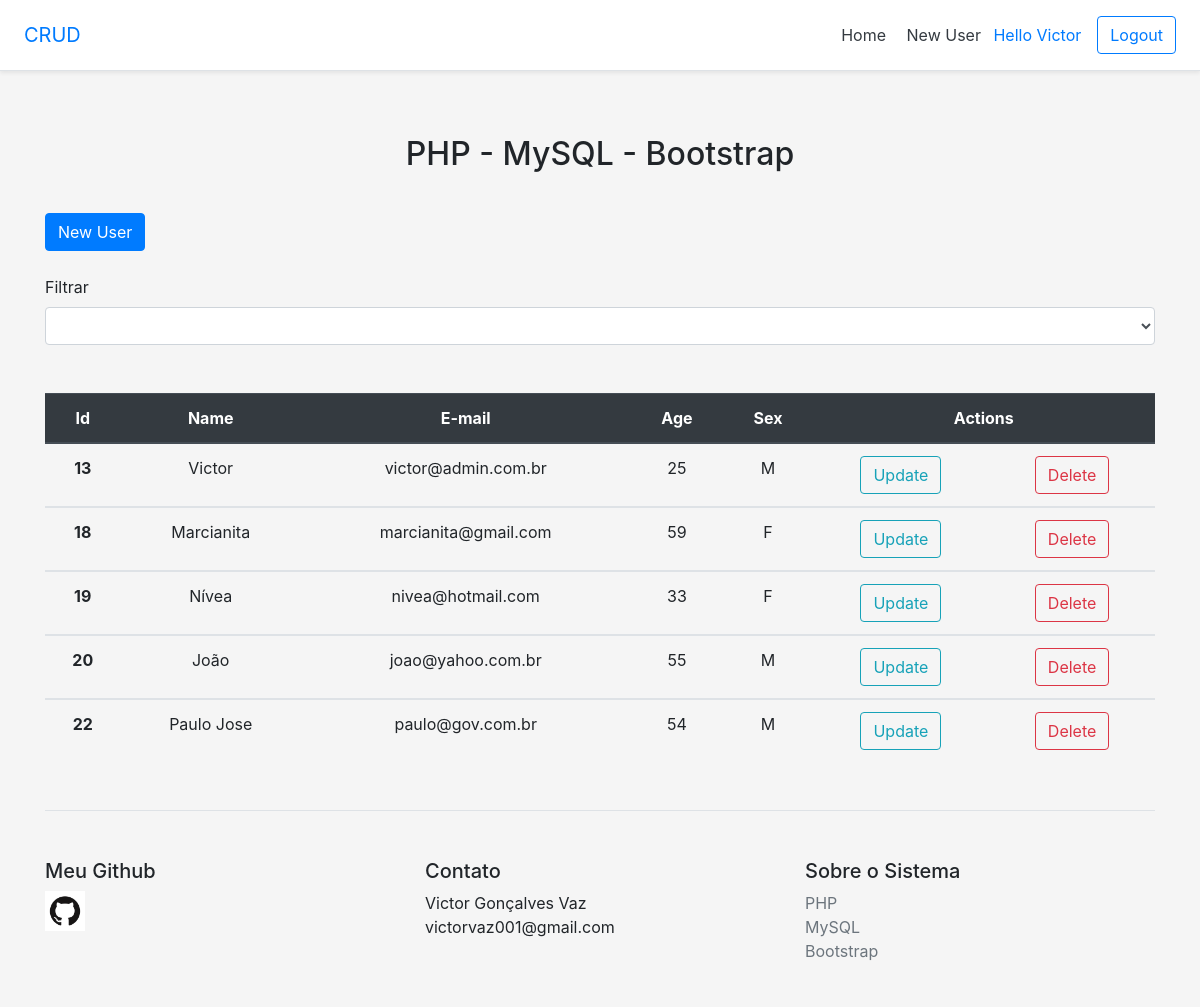
/index.php (signed in), run on the app's committed database.
### tables this page shows
CREATE TABLE `aluno` (
  `id` int NOT NULL AUTO_INCREMENT,
  `nome` varchar(50) DEFAULT NULL,
  `email` varchar(50) DEFAULT NULL,
  `idade` int DEFAULT NULL,
  `sexo` char(1) DEFAULT NULL,
  `senha` varchar(32) DEFAULT NULL,
  PRIMARY KEY (`id`)
);

### index.php (the view, shortened to what this page needs)
<?php
require 'config.php'
?>
<!DOCTYPE html>
<html>
<head>
	<link rel="stylesheet" href="https://stackpath.bootstrapcdn.com/bootstrap/4.5.2/css/bootstrap.min.css">
</head>
<body style="background-color: #f5f5f5;">
	 <div class="d-flex flex-column flex-md-row align-items-center p-3 px-md-4 mb-3 bg-white border-bottom shadow-sm">
	<h5 class="my-0 mr-md-auto font-weight-normal"><a href="index.php"
		style="text-decoration: none;">CRUD</h5></a>
  <nav class="my-2 my-md-0 mr-md-3">
    <a class="p-2 text-dark" href="index.php">Home</a>
    <a class="p-2 text-dark" href="adduser.php">New User</a>
    <?php
      if(isset($_SESSION["id"]) && !empty($_SESSION["id"])){
          $nome = $_SESSION["nome"];
          echo '<a href="index.php"> Hello '.$nome.'</a>';
      } else {
        header("Location: login.php");
      }
    ?>
  </nav>
 <a class="btn btn-outline-primary" href="logout.php">Logout</a>
</div>
<div class="pricing-header px-3 py-3 pt-md-5 pb-md-4 mx-auto text-center">
  <h2 class="display-5">PHP - MySQL - Bootstrap</h2>
</div>
<div class="container">
   <a href="adduser.php" class="btn btn-primary">New User</a><br/><br/>
   <form method="GET">
    <label for="exampleFormControlSelect1">Filtrar</label>
    <select class="form-control " id="exampleFormControlSelect1">
      <option></option>
      <option>For name</option>
    </select>
   </form>
<br/><br/>
 <table class="table" style="text-align: center;">
  <thead class="thead-dark">
    <tr>
      <th scope="col">Id</th>
      <th scope="col">Name</th>
      <th scope="col">E-mail</th>
      <th scope="col">Age</th>
      <th scope="col">Sex</th>
      <th scope="col" colspan="2">Actions</th>
    </tr>
  </thead>
  <?php
      $sql = "SELECT * FROM aluno";
      $sql = $pdo->query($sql);
    if($sql->rowCount()> 0){
      foreach($sql->fetchAll() as $usuario):
  ?>
  <tbody>
    <tr>
      <th scope="row"><?php echo $usuario["id"]; ?></th>
      <td><?php echo $usuario["nome"]; ?></td>
      <td><?php echo $usuario["email"]; ?></td>
      <td><?php echo $usuario["idade"]; ?></td>
      <td><?php echo $usuario["sexo"]; ?></td>
      <td><?php echo '<a href="updateuser.php?id='.$usuario["id"].'" class="btn btn-outline-info">Update</a>'?></td>
      <td><?php echo '<a href="deleteuser.php?id='.$usuario["id"].'" class="btn btn-outline-danger">Delete</a>'?></td>
    </tr>
  </tbody>
  <?php
    endforeach;
  }
  ?>
</table>
<footer class="pt-4 my-md-5 pt-md-5 border-top">
    <div class="row">
      <div class="col-6 col-md">
      	<h5>Meu Github</h5>
        <a href="https://github.com/victorvaz001/ProjetosPHP" target="_blank"><img class="mb-2" src="GitHub-Mark.png" alt="" width="40" height="40"></a>
      </div>
      <div class="col-6 col-md">
        <h5>Contato</h5>
        <ul class="list-unstyled text-small">
          <li><p>Victor Gonçalves Vaz<br/>victorvaz001@gmail.com</p></li>
        </ul>
      </div>
      <div class="col-6 col-md">
        <h5>Sobre o Sistema</h5>
        <ul class="list-unstyled text-small">
          <li><a class="text-muted" href="https://www.php.net/" target="_blank">PHP</a></li>
          <li><a class="text-muted" href="https://www.mysql.com/" target="_blank">MySQL</a></li>
          <li><a class="text-muted" href="https://getbootstrap.com/" target="_blank">Bootstrap</a></li>
        </ul>
      </div>
    </div>
  </footer>
</div>
</body>
</html>
</body>
</html>

### data on the page
aluno: id "13", nome "Victor", email "victor@admin.com.br", idade "25", sexo "M"
aluno: id "18", nome "Marcianita", email "marcianita@gmail.com", idade "59", sexo "F"
aluno: id "19", nome "Nívea", email "nivea@hotmail.com", idade "33", sexo "F"
aluno: id "20", nome "João", email "joao@yahoo.com.br", idade "55", sexo "M"
aluno: id "22", nome "Paulo Jose", email "paulo@gov.com.br", idade "54", sexo "M"

### other printed values
$nome "Victor"
